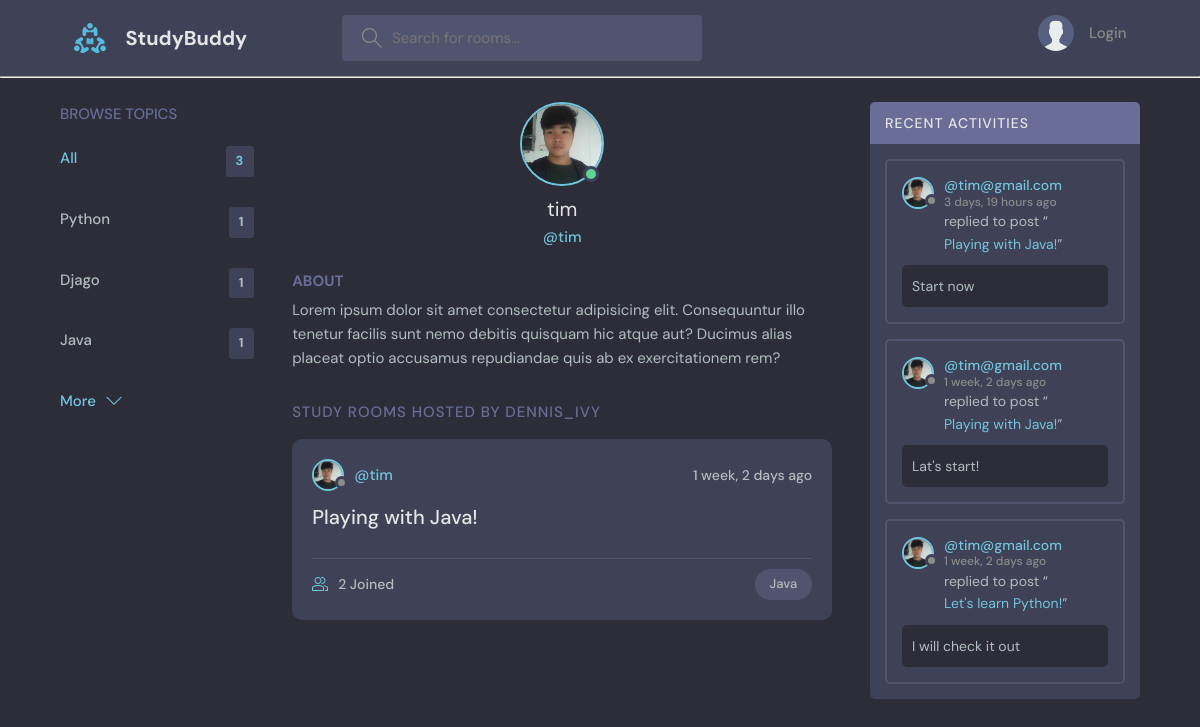
The app's page /profile/2/ with its own data.
### base/models.py (models this page shows, shortened)
class Topic(models.Model):
    name = models.CharField(max_length=200)

class User(AbstractUser):
    name = models.CharField(max_length=200, null=True)
    email = models.EmailField(unique=True, null=True)
    bio = models.TextField(null=True)
    avatar = models.ImageField(null=True, default="avatar.svg")
    USERNAME_FIELD = 'email'
    REQUIRED_FIELDS = []

class Room(models.Model):
    host = models.ForeignKey(User, on_delete=models.SET_NULL, null=True)
    topic = models.ForeignKey(Topic, on_delete=models.SET_NULL, null=True)
    name = models.CharField(max_length=200)
    description = models.TextField(null=True, blank=True)
    participants = models.ManyToManyField(User, related_name='participants', blank=True)
    updated = models.DateTimeField(auto_now=True)
    created = models.DateTimeField(auto_now_add=True)
    class Meta:
        ordering = ['-updated','-created']
    def __str__(self):
        return self.name

class Message(models.Model):
    user = models.ForeignKey(User, on_delete=models.CASCADE)
    room = models.ForeignKey(Room, on_delete=models.CASCADE)
    body = models.TextField()
    updated =models.DateTimeField(auto_now=True)
    created = models.DateTimeField(auto_now_add=True)
    class Meta:
        ordering = ['-updated','-created']

### base/views.py (the view)
# urls.py: path('profile/<str:pk>/', views.userProfile, name='user-profile'),
def userProfile(request, pk):
    user = User.objects.get(id=pk)
    rooms = user.room_set.all()
    room_messages = user.message_set.all()
    topics = Topic.objects.all()
    context = {'user':user, 'rooms':rooms, 'room_messages':room_messages, 'topics':topics}
    return render(request, 'base/profile.html', context)

### base/templates/base/profile.html (shortened to what this page needs)
  {% extends 'main.html' %}
  {% block 'content' %}
  <main class="profile-page layout layout--3">
    <div class="container">
      {% include 'base/topic_component.html' %}
      <div class="roomList">
        <div class="profile">
          <div class="profile__avatar">
            <div class="avatar avatar--large active">
              <img src="{{user.avatar.url}}" />
            </div>
          </div>
          <div class="profile__info">
            <h3>{{user.username}}</h3>
            <p>@{{user.username}}</p>
          </div>
          <div class="profile__about">
            <h3>About</h3>
            <p>
              Lorem ipsum dolor sit amet consectetur adipisicing elit. Consequuntur illo tenetur
              facilis sunt nemo debitis quisquam hic atque aut? Ducimus alias placeat optio
              accusamus repudiandae quis ab ex exercitationem rem?
            </p>
          </div>
        </div>
        <div class="roomList__header">
          <div>
            <h2>Study Rooms Hosted by dennis_ivy</a>
            </h2>
          </div>
        </div>
        {% include 'base/feed_component.html' %}
      </div>
      {% include 'base/activity_component.html' %}
    </div>
  </main>
  {% endblock %}

### templates/main.html (shortened to what this page needs)
{% load static %}
<!DOCTYPE html>
<html lang="en">
  <head>
    <link rel="stylesheet" href="{% static 'styles/style.css' %}" />
  </head>
  <body>
    <header>
      {% include 'navbar.html' %}
    </header>
    <main>
      {% block 'content' %}
      {% endblock %}
    </main>
  </body>
</html>

### templates/navbar.html (shortened to what this page needs)
{% load static %}
<header class="header header--loggedIn">
    <div class="container">
      <a href="{% url 'home' %}" class="header__logo">
        <img src="{% static 'images/logo.svg' %}" />
        <h1>StudyBuddy</h1>
      </a>
      <form class="header__search" method="GET" action="{% url 'home' %}">
        <label>
          <input name='q' placeholder="Search for rooms..." />
        </label>
      </form>
      <nav class="header__menu">
        {% if request.user.is_authenticated %}
        <div class="header__user">
          <a href="{% url 'update-user' %}">
            <div class="avatar avatar--medium active">
              <img src="{{user.avatar.url}}" />
            </div>
            <p>{{request.user.username}}<span>@{{request.user.username}}</span></p>
          </a>
          <button class="dropdown-button">
            <svg version="1.1" xmlns="http://www.w3.org/2000/svg" width="32" height="32" viewBox="0 0 32 32">
              <title>chevron-down</title>
              <path d="M16 21l-13-13h-3l16 16 16-16h-3l-13 13z"></path>
            </svg>
          </button>
        </div>
        {% else %}
        <a href="{% url 'login' %}">
            <img src="{% static 'images/avatar.svg' %}" />
            <p>Login</p>
        </a>
        {% endif %}
      </nav>
    </div>
  </header>
<hr>

### base/templates/base/topic_component.html
<div class="topics">
    <div class="topics__header">
      <h2>Browse Topics</h2>
    </div>
    <ul class="topics__list">
      <li>
        <a href="{% url 'home' %}" class="active">All <span>{{topics.count}}</span></a>
      </li>
      {% for topic in topics %}
      <li>
        <a href="{% url 'home' %}?q={{topic.name}}">{{topic.name}} <span>{{topic.room_set.all.count}}</span></a>
      </li>
      {% endfor %}
    </ul>
    <a class="btn btn--link" href="{% url 'topics' %}">
      More
      <svg version="1.1" xmlns="http://www.w3.org/2000/svg" width="32" height="32" viewBox="0 0 32 32">
        <title>chevron-down</title>
        <path d="M16 21l-13-13h-3l16 16 16-16h-3l-13 13z"></path>
      </svg>
    </a>
  </div>

### base/templates/base/feed_component.html (shortened to what this page needs)
{% for room in rooms %}
<div class="roomListRoom">
    <div class="roomListRoom__header">
      <a href="{% url 'user-profile' room.host.id %}" class="roomListRoom__author">
        <div class="avatar avatar--small">
          <img src="{{room.host.avatar.url}}" />
        </div>
        <span>@{{room.host.username}}</span>
      </a>
      <div class="roomListRoom__actions">
        <span>{{room.created|timesince}} ago</span>
      </div>
    </div>
    <div class="roomListRoom__content">
      <a href="{% url 'room' room.id %}">{{room.name}}</a>
    </div>
    <div class="roomListRoom__meta">
      <a href="{% url 'room' room.id %}" class="roomListRoom__joined">
        {{room.participants.all.count}} Joined
      </a>
      <p class="roomListRoom__topic">{{room.topic.name}}</p>
    </div>
</div>
{% endfor %}

### base/templates/base/activity_component.html (shortened to what this page needs)
<div class="activities">
    <div class="activities__header">
      <h2>Recent Activities</h2>
    </div>
    {% for message in room_messages %}
        <div class="activities__box">
        <div class="activities__boxHeader roomListRoom__header">
            <a href="{% url 'user-profile' message.user.id %}" class="roomListRoom__author">
            <div class="avatar avatar--small">
                <img src="{{message.user.avatar.url}}" />
            </div>
            <p>
                @{{message.user}}
                <span>{{message.created|timesince}} ago</span>
            </p>
            </a>
        </div>
        <div class="activities__boxContent">
            <p>replied to post “<a href="{% url 'room' message.room.id %}">{{message.room}}</a>”</p>
            <div class="activities__boxRoomContent">
            {{message.body}}
            </div>
        </div>
        </div>
    {% endfor %}
  </div>

### records on screen
Topic: name "Python", room_set.all.count "1"
Topic: name "Djago", room_set.all.count "1"
Topic: name "Java", room_set.all.count "1"
User: avatar (picture), username "tim"
Room: host.avatar (picture), host.username "tim", created "1 week, 2 days", name "Playing with Java!", participants.all.count "2", topic.name "Java"
Message: user.avatar (picture), user "tim@gmail.com", created "3 days, 19 hours", room "Playing with Java!", body "Start now"
Message: user.avatar (picture), user "tim@gmail.com", created "1 week, 2 days", room "Playing with Java!", body "Lat's start!"
Message: user.avatar (picture), user "tim@gmail.com", created "1 week, 2 days", room "Let's learn Python!", body "I will check it out"

### other values on screen
{{ topics.count }} "3"
